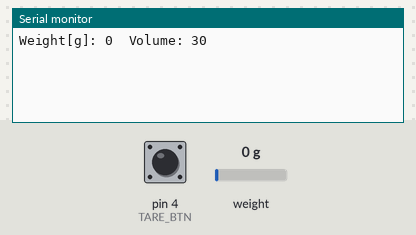
This sketch was run on a simulated Arduino Nano, built with avr-gcc and run on an emulated ATmega328P. Parts: the last lines printed to the serial monitor. Inputs (shaded band) come from the test bench; at power-on: weight on the scale 0 g, pin 4 (TARE_BTN) HIGH. The audio player accepts every command and is not drawn.

Above: at 2.7 s.
2.8 s: weight on the scale set to 100 g
At 4.1 s:
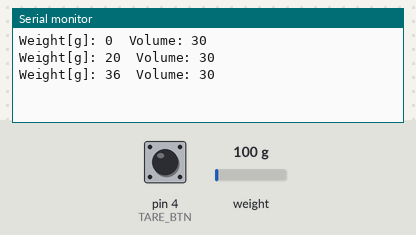
4.3 s: pin 4 (TARE_BTN) pulled LOW for 0.6 s
6.4 s: pin 4 (TARE_BTN) pulled LOW for 1 s
8.9 s: weight on the scale set to 1250 g
At 11.0 s:
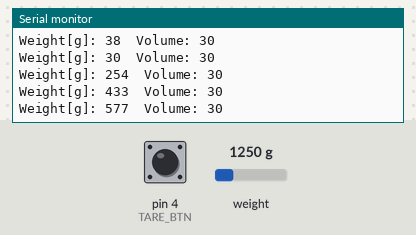
Timing chart, 0 to 12.5 s (numbered marks = the images above; inputs shaded):
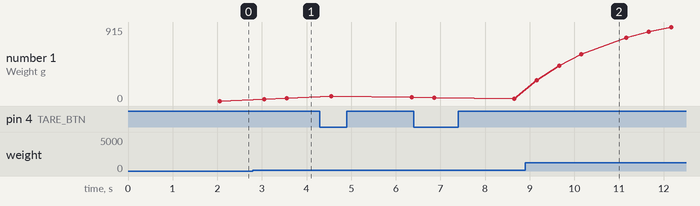

Measured:
- after the input at 2.8 s, the serial monitor: prints a new line after 0.25 s (image 1)
- after the input at 8.9 s, the serial monitor: prints a new line after 0.26 s (image 2)
- plotted number 1: 0 → 36 after the input at 2.8 s, 36 → 47 after the input at 4.3 s, 30 → 915 after the input at 8.9 s

The sketch:

SAND1.ino
```cpp
/*Author: Wilfred Adeyi AKA THE RAM
Code and hardware by "THE PINOUT CREW" For "Ala Praxis"*/
#include <Arduino.h>
#include "HX711.h"
#include <SoftwareSerial.h>
#include <DFRobotDFPlayerMini.h>

// ---------- Pins ----------
#define HX711_DOUT A1
#define HX711_SCK  A0
#define DF_RX_PIN 10   // Nano TX -> DF RX (through 1k)
#define DF_TX_PIN 11   // Nano RX <- DF TX
#define TARE_BTN  4    // to GND, uses INPUT_PULLUP

// ---------- Weight & Volume Params ----------
const long   MAX_WEIGHT_G = 20000;  // 20 kg in grams
const uint8_t VOL_MAX = 30;         // loudest
const uint8_t VOL_MIN = 5;          // quietest (DFPlayer valid: 0..30)
const uint8_t VOL_STEP_HYST = 1;    // deadband in volume steps

// Smoothing (exponential moving average)
const float  ALPHA = 0.2f;

// ---------- Globals ----------
HX711 scale;
SoftwareSerial mp3Serial(DF_TX_PIN, DF_RX_PIN); // (DF TX, DF RX)
DFRobotDFPlayerMini df;

float emaGrams = 0.0f;
long lastVolCmd = -1;

// *** Calibration ***
// After wiring, run, press tare, then place a known mass (e.g., 2000 g)
// Update CALIBRATION_FACTOR below until readout matches.
float CALIBRATION_FACTOR = -26.725715f; // example value; adjust to your setup

// Map with clamping
long mapConstrain(long x, long in_min, long in_max, long out_min, long out_max) {
  if (x <= in_min) return out_min;
  if (x >= in_max) return out_max;
  return map(x, in_min, in_max, out_min, out_max);
}

void setVolumeSafe(uint8_t vol) {
  vol = constrain(vol, 0, 30);
  if ((long)vol != lastVolCmd) {
    df.volume(vol);
    lastVolCmd = vol;
  }
}

void tareScale() {
  scale.tare();
}

// Convert HX711 raw to grams using calibration constant
float readGrams() {
  // average of multiple readings improves stability
  float units = scale.get_units(5);      // library returns "units" based on calibration_factor
  return units; // we'll set calibration so units == grams
}

void setup() {
  pinMode(TARE_BTN, INPUT_PULLUP);

  Serial.begin(115200);

  // HX711 init
  scale.begin(HX711_DOUT, HX711_SCK);
  scale.set_scale(CALIBRATION_FACTOR);
  tareScale();

  // DFPlayer init
  mp3Serial.begin(9600);
  if (!df.begin(mp3Serial)) {
    // If init fails, keep going but report
    Serial.println(F("DFPlayer init fail. Check wiring/SD."));
  } else {
    df.volume(VOL_MAX);   // start loud at zero weight
    df.EQ(DFPLAYER_EQ_NORMAL);
    // Play track 1 on loop
    df.loop(1);           // loops 0001.mp3
  }
}

void loop() {
  // Tare if button pressed
  if (digitalRead(TARE_BTN) == LOW) {
    tareScale();
    delay(300); // debounce
  }

  // Read weight
  float grams = readGrams();
  if (isnan(grams) || isinf(grams)) return;

  // Clamp negative noise to 0
  if (grams < 0) grams = 0;

  // Exponential smoothing
  emaGrams = (ALPHA * grams) + (1.0f - ALPHA) * emaGrams;

  // Convert to integer grams for mapping
  long g = (long)(emaGrams + 0.5f);

  // Map 0..20kg => VOL_MAX..VOL_MIN (inverse relationship)
  long targetVol = mapConstrain(g, 0, MAX_WEIGHT_G, VOL_MAX, VOL_MIN);

  // Add small hysteresis to reduce chatter
  if (lastVolCmd >= 0 && abs((long)targetVol - lastVolCmd) < VOL_STEP_HYST) {
    // keep previous
  } else {
    setVolumeSafe((uint8_t)targetVol);
  }

  // Optional: debug output
  static uint32_t tLast = 0;
  if (millis() - tLast > 500) {
    tLast = millis();
    Serial.print(F("Weight[g]: "));
    Serial.print(g);
    Serial.print(F("  Volume: "));
    Serial.println((int)lastVolCmd);
  }
}
```
